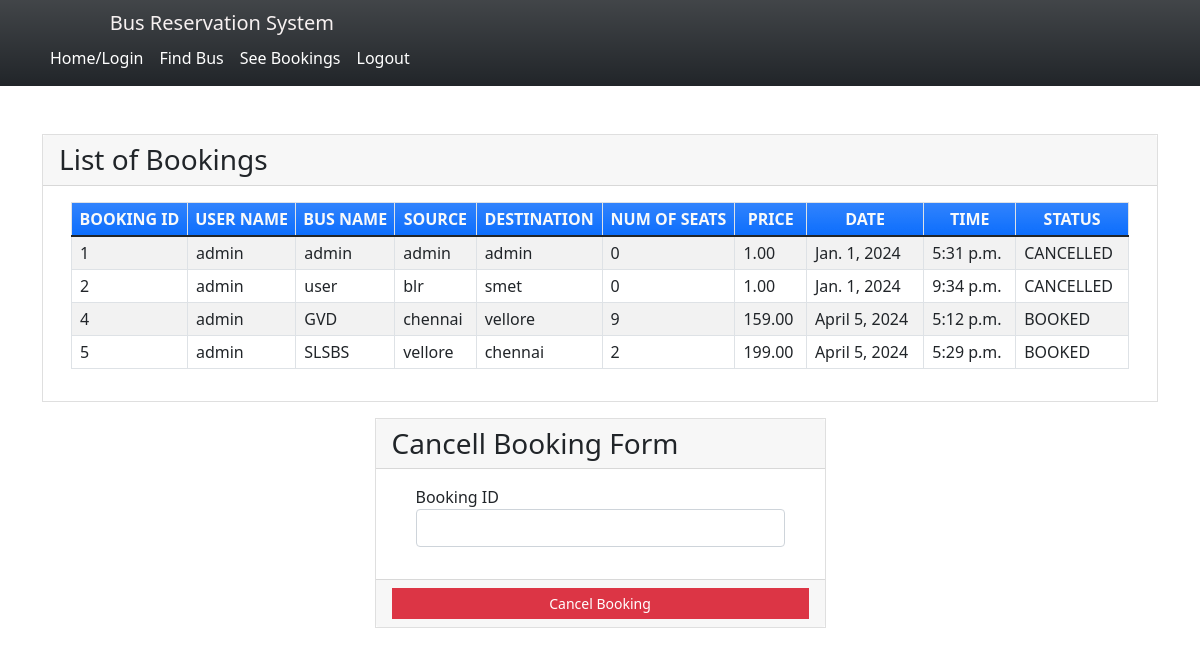
/seebookings (signed in), run on the app's committed database.
### myapp/models.py (models this page shows, shortened)
class Book(models.Model):
    BOOKED = 'B'
    CANCELLED = 'C'
    TICKET_STATUSES = ((BOOKED, 'Booked'),
                       (CANCELLED, 'Cancelled'),)
    email = models.EmailField()
    name = models.CharField(max_length=30)
    userid =models.DecimalField(decimal_places=0, max_digits=2)
    busid=models.DecimalField(decimal_places=0, max_digits=2)
    bus_name = models.CharField(max_length=30)
    source = models.CharField(max_length=30)
    dest = models.CharField(max_length=30)
    nos = models.DecimalField(decimal_places=0, max_digits=2)
    price = models.DecimalField(decimal_places=2, max_digits=6)
    date = models.DateField()
    time = models.TimeField()
    status = models.CharField(choices=TICKET_STATUSES, default=BOOKED, max_length=2)
    class Meta:
        verbose_name_plural = "List of Books"

### myapp/views.py (the view)
# urls.py: path('seebookings', views.seebookings, name="seebookings"),
@login_required(login_url='signin')
def seebookings(request,new={}):
    context = {}
    id_r = request.user.id
    book_list = Book.objects.filter(userid=id_r)
    if book_list:
        return render(request, 'myapp/booklist.html', locals())
    else:
        context["error"] = "Sorry no buses booked"
        return render(request, 'myapp/findbus.html', context)

### myapp/templates/myapp/booklist.html (shortened to what this page needs)
{% extends 'myapp/base.html' %} {% block content %}
<div class="container my-5">
    <div class="card rounded-0">
        <div class="card-header">
            <div class="card-title h3 mb-0">List of Bookings</div>
        </div>
        <div class="card-body">
            <div class="container-fluid">
                <table class="table table-bordered table-striped">
                    <thead>
                        <tr class="bg-gradient bg-primary text-light">
                            <th class="p-1 text-center">BOOKING ID</th>
                            <th class="p-1 text-center">USER NAME</th>
                            <th class="p-1 text-center">BUS NAME</th>
                            <th class="p-1 text-center">SOURCE</th>
                            <th class="p-1 text-center">DESTINATION</th>
                            <th class="p-1 text-center">NUM OF SEATS</th>
                            <th class="p-1 text-center">PRICE</th>
                            <th class="p-1 text-center">DATE</th>
                            <th class="p-1 text-center">TIME</th>
                            <th class="p-1 text-center">STATUS</th>
                        </tr>
                    </thead>
                    {% for row in book_list %}
                    <tr>
                        <td class="px-2 py-1 align-middle">{{row.id}}</td>
                        <td class="px-2 py-1 align-middle">{{row.name}}</td>
                        <td class="px-2 py-1 align-middle">{{row.bus_name}}</td>
                        <td class="px-2 py-1 align-middle">{{row.source}}</td>
                        <td class="px-2 py-1 align-middle">{{row.dest}}</td>
                        <td class="px-2 py-1 align-middle">{{row.nos}}</td>
                        <td class="px-2 py-1 align-middle">{{row.price}}</td>
                        <td class="px-2 py-1 align-middle">{{row.date}}</td>
                        <td class="px-2 py-1 align-middle">{{row.time}}</td>
                        <td class="px-2 py-1 align-middle">{{row.status}}</td>
                    </tr>
                    {% endfor %}
                </table>
            </div>
        </div>
    </div>
    <div class="row mt-3 justify-content-center">
        <div class="col-lg-5 col-md-7 col-sm-10 col-xs-12">
            <div class="card rounded-0">
                <div class="card-header">
                    <div class="card-title h3 mb-0">Cancell Booking Form</div>
                </div>
                <div class="card-body">
                    <div class="container-fluid">
                        <form action="{% url 'cancellings' %}" method="post" id="cancel-form">
                            <div class="mb-3">
                                <label for="bus_id" class="control-label">Booking ID</label>
                                <input name='bus_id' class="form-control" type="number" id="bus_id">
                            </div>
                        </form>
                    </div>
                </div>
                <div class="card-footer text-center">
                    <button class="btn btn-sm rounded-0 btn-danger w-100" form="cancel-form">Cancel Booking</button>
                </div>
            </div>
        </div>
    </div>
</div>
{% endblock %}

### myapp/templates/myapp/base.html (shortened to what this page needs)
<!doctype html>
<html lang="en">
<head>
    <link rel="stylesheet" href="https://cdn.jsdelivr.net/npm/bootstrap@5.1.3/dist/css/bootstrap.min.css">
</head>
<body>
<nav class="navbar navbar-expand-lg navbar-light bg-gradient bg-dark">
    <div class="container">
            <center><a class="navbar-brand" href="#" style="color: rgb(247, 241, 241);">Bus Reservation System</a>
        <div class="collapse navbar-collapse" id="navbarNavAltMarkup">
            <div class="navbar-nav" >
                <a class="nav-item nav-link active" href="{% url 'home' %}" style="color: white;">Home/Login</a>
                <a class="nav-item nav-link" href="{% url 'findbus' %}" style="color: white;">Find Bus</a>
                <a class="nav-item nav-link" href="{% url 'seebookings' %}" style="color: white;">See Bookings</a>
                {% if request.user.is_active %}
                <a class="nav-item nav-link " href="{% url 'signout' %}" style="color: white;">Logout</a>
                {% else %}
                <a class="nav-item nav-link " href="{% url 'signup' %}" style="color: white;">Registration</a>
                {% endif %}
            </center>
            </div>
</nav>
{% block content %}
{% endblock %}
</body>
</html>

### myapp/templates/myapp/base.html (style rules this page uses)
body { background-image: url(https://assets.volvo.com/is/image/VolvoInformationTechnologyAB/blue-bus?qlt=82&wid=1024&ts=1660212095501&dpr=off&fit=constrain); background-repeat: no-repeat; background-size: cover; }

### data on the page
Book: id "1", name "admin", bus_name "admin", source "admin", dest "admin", nos "0", price "1.00", date "Jan. 1, 2024", time "5:31 p.m.", status "CANCELLED"
Book: id "2", name "admin", bus_name "user", source "blr", dest "smet", nos "0", price "1.00", date "Jan. 1, 2024", time "9:34 p.m.", status "CANCELLED"
Book: id "4", name "admin", bus_name "GVD", source "chennai", dest "vellore", nos "9", price "159.00", date "April 5, 2024", time "5:12 p.m.", status "BOOKED"
Book: id "5", name "admin", bus_name "SLSBS", source "vellore", dest "chennai", nos "2", price "199.00", date "April 5, 2024", time "5:29 p.m.", status "BOOKED"
